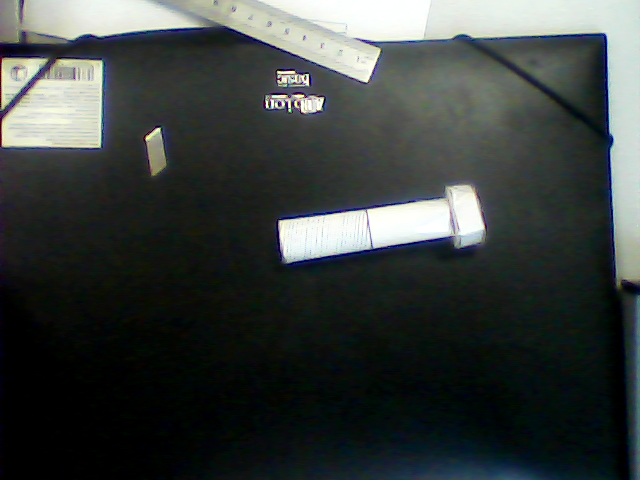
#> input picture lipen/data/screw.png, 640 x 480 px, given in place of the camera
$ python detect_shapes_bars.py   (older library calls are emulated)
#> lines starting #> are read from the running program, lines starting #| are printed output that depends on the picture; after the words box and inside, x2 and y2 are one past the last pixel; in counts of white or black regions, pixels touching at a corner belong together
import cv2


def nothing(x):
    pass


def detect(contour):
    peri = cv2.arcLength(contour, True)
    approx = cv2.approxPolyDP(contour, 0.04 * peri, True)
    n = len(approx)

    if n == 3:
        shape = "triangle"
    elif n == 4:
        (x, y, w, h) = cv2.boundingRect(approx)
        ar = w / float(h)
        shape = "square" if ar >= 0.95 and ar <= 1.05 else "rectangle"
    elif n == 5:
        shape = "pentagon"
    else:
        shape = "circle"

    return shape


def init():
    global cam

    cam = cv2.VideoCapture(0)
    # cam.set(cv2.CAP_PROP_FRAME_WIDTH, 1280)
    # cam.set(cv2.CAP_PROP_FRAME_HEIGHT, 720)
    cam.read()

    cv2.namedWindow('Image')
    cv2.namedWindow('Thresholded')
    cv2.namedWindow('Bars')

    cv2.createTrackbar('threshold_min', 'Bars', 100, 255, nothing)
    cv2.createTrackbar('invert', 'Bars', 0, 1, nothing)
    cv2.createTrackbar('blur_type', 'Bars', 1, 3, nothing)
    cv2.createTrackbar('blur', 'Bars', 1, 10, nothing)
    # cv2.createTrackbar('size', 'Bars', 480, 1280, nothing)
    cv2.createTrackbar('mirror', 'Bars', 1, 1, nothing)

    cv2.moveWindow('Image', 55, 0)
    cv2.moveWindow('Bars', 60, 550)
    cv2.resizeWindow('Bars', 1000, 100)


def main():
    init()

    while True:
        # Read frame
        _, image = cam.read()
#> image is the input picture: shape (480, 640, 3); mean B, G, R 62.4, 64, 58.6

        # Flip
        if cv2.getTrackbarPos('mirror', 'Bars'):
            image = cv2.flip(image, flipCode=1)
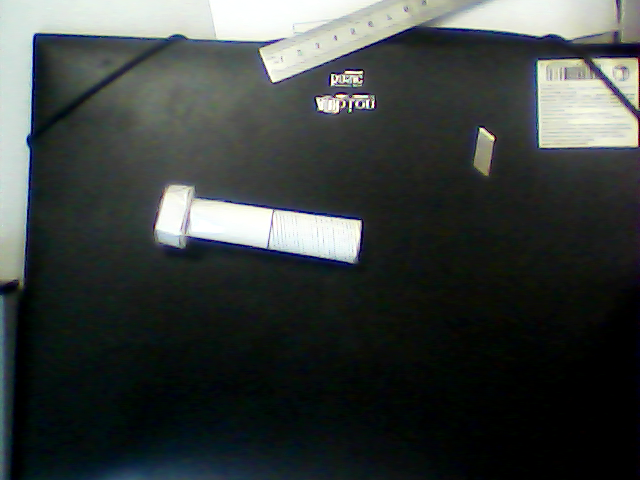
#> image: shape (480, 640, 3); mean B, G, R 62.4, 64, 58.6

        # Blur
        blur = 1 + 2 * cv2.getTrackbarPos('blur', 'Bars')
        blur_type = cv2.getTrackbarPos('blur_type', 'Bars')
        if blur_type == 0:
            blurred = cv2.GaussianBlur(image, (blur, blur), 0)
        elif blur_type == 1:
            blurred = cv2.medianBlur(image, blur)
        elif blur_type == 2:
            blurred = cv2.blur(image, (blur, blur))
        elif blur_type == 3:
            blurred = cv2.bilateralFilter(image, 9, blur, blur)
        else:
            raise ValueError("Unsupported blur type")

        # Grayscale
        gray = cv2.cvtColor(blurred, cv2.COLOR_BGR2GRAY)
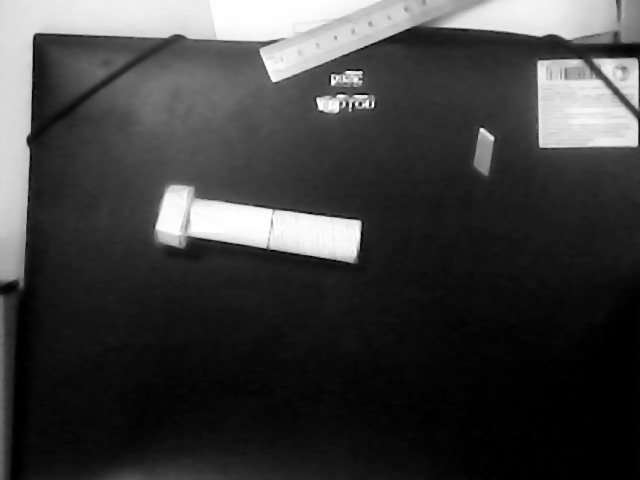
#> gray: shape (480, 640); min 0, max 255, mean 62.3

        # Invert
        invert = cv2.getTrackbarPos('invert', 'Bars')
        if invert:
            gray = cv2.bitwise_not(gray)

        # Threshold
        threshold_min = cv2.getTrackbarPos('threshold_min', 'Bars')
        _, thresh = cv2.threshold(gray, threshold_min, 255, cv2.THRESH_BINARY)
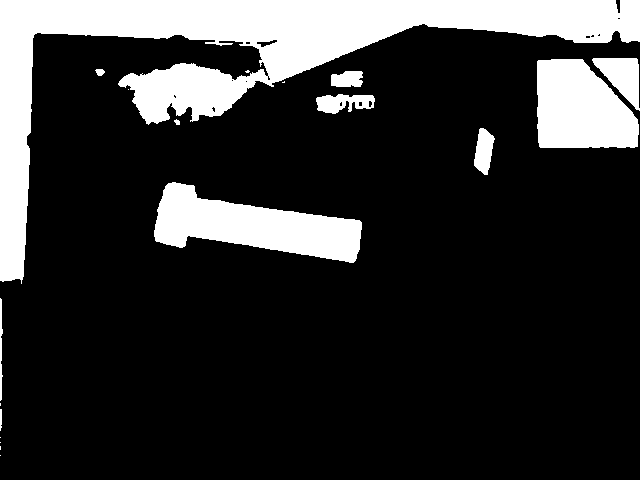
#> thresh: shape (480, 640); 19% white; 19 white regions (8 under 20 px)

        # Find contours
        _, contours, hierarchy = cv2.findContours(thresh.copy(), cv2.RETR_EXTERNAL, cv2.CHAIN_APPROX_SIMPLE)
#> contours = 19 contours, 10 with area under 20; largest, box (x1, y1, x2, y2) and area: (0, 0, 640, 284) 37598, (154, 182, 362, 263) 8729, (537, 59, 639, 148) 7090, (592, 58, 640, 111) 1285, (316, 94, 375, 114) 730

        ratio = 1

        for contour in contours:
            shape = detect(contour)

            contour = contour.astype('float')
            contour *= ratio
            contour = contour.astype('int')

            cv2.drawContours(image, [contour], -1, (0, 255, 0), 2)

            M = cv2.moments(contour)
            if M['m00']:
                text_pos = (int((M['m10'] / M['m00']) * ratio),
                            int((M['m01'] / M['m00']) * ratio))
            else:
                text_pos = (50, 50)
            cv2.putText(image, shape, text_pos, cv2.FONT_HERSHEY_SIMPLEX, fontScale=0.5, color=(0, 0, 0), thickness=4)
            cv2.putText(image, shape, text_pos, cv2.FONT_HERSHEY_SIMPLEX, fontScale=0.5, color=(255, 255, 255), thickness=2)
#> this loop made 19 passes
#> (peri in detect, approx in detect, n in detect, x in detect, y in detect, w in detect, h in detect, ar in detect) on passes 9, 13, 14, 19: (113.8, [[480, 128], [474, 165], [487, 174], [494, 138]], 4, 474, 128, 21, 47, 0.447), (5.41, [[284, 81], [283, 82], [282, 82], [284, 82]], 4, 282, 81, 3, 2, 1.5), (96.87, [[331, 75], [331, 85], [362, 82], [361, 71]], 4, 331, 71, 32, 15, 2.13), (2519.9, [[0, 280], [37, 32], [639, 0], [0, 0]], 4, 0, 0, 640, 281, 2.28)
#> (peri in detect, approx in detect, n in detect, shape, text_pos) on passes 1 to 6: (0, [[0, 455]], 1, 'circle', (50, 50)), (6, [[0, 446], [0, 449]], 2, 'circle', (50, 50)), (0, [[0, 442]], 1, 'circle', (50, 50)), (0, [[0, 437]], 1, 'circle', (50, 50)), (44.24, [[1, 409], [0, 430]], 2, 'circle', (0, 417)), (4, [[0, 403], [0, 405]], 2, 'circle', (50, 50))
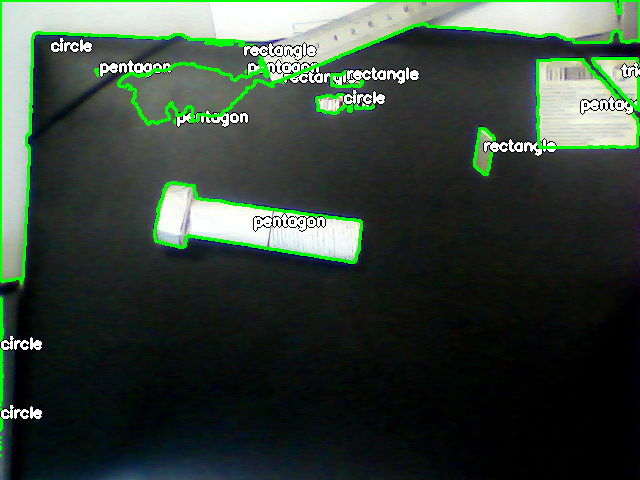
#> image: shape (480, 640, 3); 6.32% of pixels changed, all inside (x1, y1, x2, y2) = (0, 0, 640, 457)

        cv2.imshow("Image", image)
        # cv2.imshow("Blurred", blurred)
        cv2.imshow("Thresholded", thresh)

        if cv2.waitKey(1) == 27:
#> (key Esc is pressed here)
            break

    cv2.destroyAllWindows()
    cam.release()

if __name__ == '__main__':
    main()
